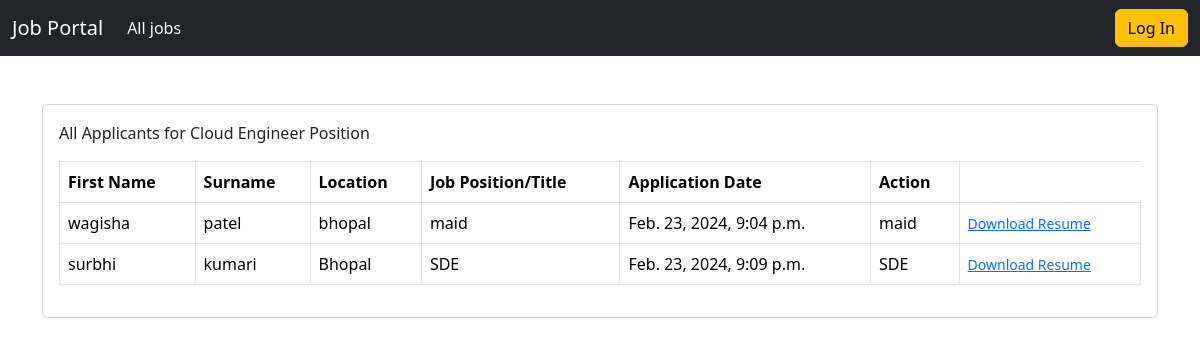
Page /job/all-applicants/3/ on the committed database.
### job/models.py (models this page shows, shortened)
class Job(models.Model):
    job_type_choices=(
        ('Remote','Remote'),
        ('Onsite','Onsite'),
        ('Hybrid','Hybrid')
    )
    user=models.ForeignKey(User,on_delete=models.CASCADE)
    company=models.ForeignKey(Company,on_delete=models.CASCADE)
    title=models.CharField(max_length=100 )
    city=models.CharField(max_length=100 )
    salary=models.PositiveIntegerField(default=35000)
    requirements=models.TextField()
    ideal_candidate=models.TextField()
    is_available=models.BooleanField(default=True)
    timestamp=models.DateTimeField(auto_now_add=True)
    industry=models.ForeignKey(Industry,on_delete=models.DO_NOTHING,null=True,blank=True)
    state=models.ForeignKey(State,on_delete=models.DO_NOTHING,null=True,blank=True)
    job_type=models.CharField(max_length=20,choices=job_type_choices,null=True,blank=True)

class ApplyJob(models.Model):
    status_choices=(
        ('Accepted','Accepted'),
        ('Declined','Declined'),
        ('Pending','Pending')
    )
    user=models.ForeignKey(User,on_delete=models.CASCADE)
    job=models.ForeignKey(Job,on_delete=models.CASCADE)
    timestamp=models.DateTimeField(auto_now_add=True)
    status=models.CharField(max_length=20,choices=status_choices)

### users/models.py (models this page shows)
class User(AbstractUser):
    email=models.EmailField(unique=True)
    is_recuriter=models.BooleanField(default=False)
    is_applicant=models.BooleanField(default=False)
    has_resume=models.BooleanField(default=False)
    has_company=models.BooleanField(default=False)

### resume/models.py (models this page shows, shortened)
class Resume(models.Model):
    user=models.OneToOneField(User,on_delete=models.CASCADE)
    first_name=models.CharField(max_length=100,null=True,blank=True)
    surname=models.CharField(max_length=100 ,null=True,blank=True)
    location=models.CharField(max_length=100 ,null=True,blank=True)
    job_title=models.CharField(max_length=100 ,null=True,blank=True)
    upload_resume=models.FileField(upload_to='resume',null=True,blank=True)

### job/views.py (the view)
# urls.py: path('all-applicants/<int:pk>/',views.all_applicants,name='all-applicants'),
def all_applicants(request,pk):
        job=Job.objects.get(pk=pk)
        applicants=job.applyjob_set.all()
        context={'job':job,'applicants':applicants}
        return render(request,'job/all_applicants.html',context)

### templates/job/all_applicants.html
{% extends 'base.html' %}
{% block content %}
<div class="card mx-auto" style="width:100%">
    <div class="card-body">
        <div class="card-title mb-3">All Applicants for {{job.title}} Position</div>
        <table class="table table-bordered">
            <thead>
                <tr>
                    <th scope="col">First Name</th>
                    <th scope="col">Surname</th>
                    <th scope="col">Location</th>
                    <th scope="col">Job Position/Title</th>
                    <th scope="col">Application Date</th>
                    <th scope="col">Action</th>
                </tr>
            </thead>
            <tbody>
                {% for applicant in applicants %}
                <tr>
                    <td>{{applicant.user.resume.first_name}}</td>
                    <td>{{applicant.user.resume.surname}}</td>
                    <td>{{applicant.user.resume.location}}</td>
                    <td>{{applicant.user.resume.job_title}}</td>
                    <td>{{applicant.timestamp}}</td>
                    <td>{{applicant.user.resume.job_title}}</td>
                    <td>
                        <a target="_blank" href="{{ applicant.user.resume.upload_resume.url }}"><small>Download Resume</small></a>
                    </td>
                </tr>
                {% endfor %}
            </tbody>
        </table>
    </div>
{% endblock content %}

### rows in the picture
Job: title "Cloud Engineer"
ApplyJob: user.resume.first_name "wagisha", user.resume.surname "patel", user.resume.location "bhopal", user.resume.job_title "maid", timestamp "Feb. 23, 2024, 9:04 p.m."
ApplyJob: user.resume.first_name "surbhi", user.resume.surname "kumari", user.resume.location "Bhopal", user.resume.job_title "SDE", timestamp "Feb. 23, 2024, 9:09 p.m."
